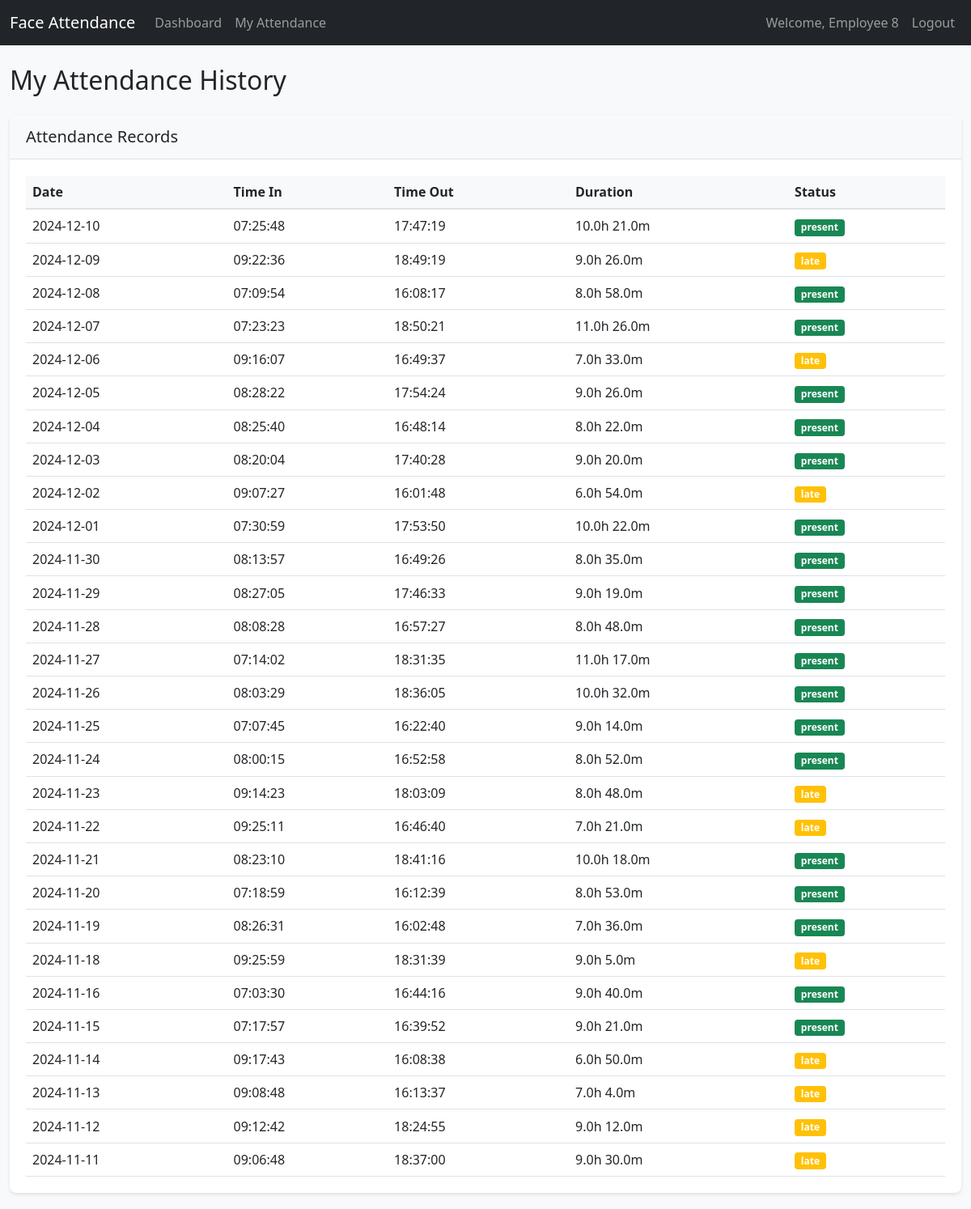
Page /employee/attendance (signed in) on the committed database.
### app/models.py (models this page shows, shortened)
class User(UserMixin, db.Model):
    id = db.Column(db.Integer, primary_key=True)
    username = db.Column(db.String(64), unique=True, nullable=False)
    email = db.Column(db.String(120), unique=True, nullable=False)
    password_hash = db.Column(db.String(128))
    name = db.Column(db.String(64))
    is_admin = db.Column(db.Boolean, default=False)
    face_encoding = db.Column(db.LargeBinary)
    position = db.Column(db.String(100))
    hourly_rate = db.Column(db.Float, default=0)
    attendances = db.relationship('Attendance', backref='user', lazy=True)

class Attendance(db.Model):
    id = db.Column(db.Integer, primary_key=True)
    user_id = db.Column(db.Integer, db.ForeignKey('user.id'), nullable=False)
    date = db.Column(db.Date, nullable=False)
    time_in = db.Column(db.DateTime, nullable=False)
    time_out = db.Column(db.DateTime)
    status = db.Column(db.String(20), default='present')  # present, late, absent

### app/routes.py (the view)
@employee.route('/attendance')
@login_required
def attendance():
    if current_user.is_admin:
        return redirect(url_for('admin.dashboard'))
    attendances = Attendance.query.filter_by(user_id=current_user.id).order_by(Attendance.date.desc()).all()
    return render_template('employee/attendance.html',
                         attendances=attendances)

### app/models.py (called while the page is built)
@login_manager.user_loader
def load_user(id):
    return User.query.get(int(id))

### app/templates/employee/attendance.html
{% extends "base.html" %}
{% block content %}
<h2>My Attendance History</h2>
<div class="card mt-4">
    <div class="card-header">
        <h5 class="mb-0">Attendance Records</h5>
    </div>
    <div class="card-body">
        <table class="table">
            <thead>
                <tr>
                    <th>Date</th>
                    <th>Time In</th>
                    <th>Time Out</th>
                    <th>Duration</th>
                    <th>Status</th>
                </tr>
            </thead>
            <tbody>
                {% for attendance in attendances %}
                <tr>
                    <td>{{ attendance.date.strftime('%Y-%m-%d') }}</td>
                    <td>{{ attendance.time_in.strftime('%H:%M:%S') }}</td>
                    <td>{{ attendance.time_out.strftime('%H:%M:%S') if attendance.time_out }}</td>
                    <td>
                        {% if attendance.time_in and attendance.time_out %}
                            {% set duration = attendance.time_out - attendance.time_in %}
                            {{ duration.total_seconds() // 3600 }}h
                            {{ (duration.total_seconds() % 3600) // 60 }}m
                        {% endif %}
                    </td>
                    <td>
                        <span class="badge bg-{{ 'success' if attendance.status == 'present' else 'warning' }}">
                            {{ attendance.status }}
                        </span>
                    </td>
                </tr>
                {% endfor %}
            </tbody>
        </table>
    </div>
</div>
{% endblock %}

### app/templates/base.html (shortened to what this page needs)
<!DOCTYPE html>
<html lang="en">
  <head>
    <link
      href="https://cdn.jsdelivr.net/npm/bootstrap@5.1.3/dist/css/bootstrap.min.css"
      rel="stylesheet"
    />
    <link
      href="{{ url_for('static', filename='css/style.css') }}"
      rel="stylesheet"
    />
  </head>
  <body>
    <nav class="navbar navbar-expand-lg navbar-dark bg-dark">
      <div class="container">
        <a class="navbar-brand" href="#">Face Attendance</a>
        {% if current_user.is_authenticated %}
        <div class="collapse navbar-collapse" id="navbarNav">
          <ul class="navbar-nav me-auto">
            {% if current_user.is_admin %}
            <li class="nav-item">
              <a class="nav-link" href="{{ url_for('admin.dashboard') }}"
                >Dashboard</a
              >
            </li>
            <li class="nav-item">
              <a class="nav-link" href="{{ url_for('admin.register') }}"
                >Register Employee</a
              >
            </li>
            <li class="nav-item">
              <a class="nav-link" href="{{ url_for('admin.reports') }}"
                >Attendance Report</a
              >
            </li>
            <li class="nav-item">
              <a class="nav-link" href="{{ url_for('admin.salary_report') }}"
                >Salary Report</a
              >
            </li>
            {% else %}
            <li class="nav-item">
              <a class="nav-link" href="{{ url_for('employee.dashboard') }}"
                >Dashboard</a
              >
            </li>
            <li class="nav-item">
              <a class="nav-link" href="{{ url_for('employee.attendance') }}"
                >My Attendance</a
              >
            </li>
            {% endif %}
          </ul>
          <ul class="navbar-nav">
            <li class="nav-item">
              <span class="nav-link">Welcome, {{ current_user.name }}</span>
            </li>
            <li class="nav-item">
              <a class="nav-link" href="{{ url_for('auth.logout') }}">Logout</a>
            </li>
          </ul>
        </div>
        {% endif %}
      </div>
    </nav>
    <div class="container mt-4">
       {% block content %}{% endblock %}
    </div>
  </body>
</html>

### app/static/css/style.css (style rules this page uses)
body { background-color: #f8f9fa; }
.container { max-width: 1200px; }
.card { border: none; border-radius: 8px; box-shadow: 0 2px 4px rgba(0,0,0,0.1); margin-bottom: 20px; }
.card-header { background-color: #f8f9fa; border-bottom: 1px solid #dee2e6; padding: 15px 20px; }
.card-body { padding: 20px; }
.table { margin-bottom: 0; }
.table th { background-color: #f8f9fa; border-bottom: 2px solid #dee2e6; }
.table td { vertical-align: middle; }

### rows in the picture
User: name "Employee 8"
Attendance: date "2024-12-10", time_in "07:25:48", time_out "17:47:19", duration "10.0", value "21.0", status "present"
Attendance: date "2024-12-09", time_in "09:22:36", time_out "18:49:19", duration "9.0", value "26.0", status "late"
Attendance: date "2024-12-08", time_in "07:09:54", time_out "16:08:17", duration "8.0", value "58.0", status "present"
Attendance: date "2024-12-07", time_in "07:23:23", time_out "18:50:21", duration "11.0", value "26.0", status "present"
Attendance: date "2024-12-06", time_in "09:16:07", time_out "16:49:37", duration "7.0", value "33.0", status "late"
Attendance: date "2024-12-05", time_in "08:28:22", time_out "17:54:24", duration "9.0", value "26.0", status "present"
Attendance: date "2024-12-04", time_in "08:25:40", time_out "16:48:14", duration "8.0", value "22.0", status "present"
Attendance: date "2024-12-03", time_in "08:20:04", time_out "17:40:28", duration "9.0", value "20.0", status "present"
Attendance: date "2024-12-02", time_in "09:07:27", time_out "16:01:48", duration "6.0", value "54.0", status "late"
Attendance: date "2024-12-01", time_in "07:30:59", time_out "17:53:50", duration "10.0", value "22.0", status "present"
Attendance: date "2024-11-30", time_in "08:13:57", time_out "16:49:26", duration "8.0", value "35.0", status "present"
Attendance: date "2024-11-29", time_in "08:27:05", time_out "17:46:33", duration "9.0", value "19.0", status "present"
Attendance: date "2024-11-28", time_in "08:08:28", time_out "16:57:27", duration "8.0", value "48.0", status "present"
Attendance: date "2024-11-27", time_in "07:14:02", time_out "18:31:35", duration "11.0", value "17.0", status "present"
Attendance: date "2024-11-26", time_in "08:03:29", time_out "18:36:05", duration "10.0", value "32.0", status "present"
Attendance: date "2024-11-25", time_in "07:07:45", time_out "16:22:40", duration "9.0", value "14.0", status "present"
Attendance: date "2024-11-24", time_in "08:00:15", time_out "16:52:58", duration "8.0", value "52.0", status "present"
Attendance: date "2024-11-23", time_in "09:14:23", time_out "18:03:09", duration "8.0", value "48.0", status "late"
Attendance: date "2024-11-22", time_in "09:25:11", time_out "16:46:40", duration "7.0", value "21.0", status "late"
Attendance: date "2024-11-21", time_in "08:23:10", time_out "18:41:16", duration "10.0", value "18.0", status "present"
Attendance: date "2024-11-20", time_in "07:18:59", time_out "16:12:39", duration "8.0", value "53.0", status "present"
Attendance: date "2024-11-19", time_in "08:26:31", time_out "16:02:48", duration "7.0", value "36.0", status "present"
Attendance: date "2024-11-18", time_in "09:25:59", time_out "18:31:39", duration "9.0", value "5.0", status "late"
Attendance: date "2024-11-16", time_in "07:03:30", time_out "16:44:16", duration "9.0", value "40.0", status "present"
Attendance: date "2024-11-15", time_in "07:17:57", time_out "16:39:52", duration "9.0", value "21.0", status "present"
Attendance: date "2024-11-14", time_in "09:17:43", time_out "16:08:38", duration "6.0", value "50.0", status "late"
Attendance: date "2024-11-13", time_in "09:08:48", time_out "16:13:37", duration "7.0", value "4.0", status "late"
Attendance: date "2024-11-12", time_in "09:12:42", time_out "18:24:55", duration "9.0", value "12.0", status "late"
Attendance: date "2024-11-11", time_in "09:06:48", time_out "18:37:00", duration "9.0", value "30.0", status "late"
